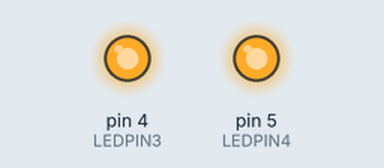
Bench run of a sketch on a simulated Arduino Uno, built with avr-gcc and run on an emulated ATmega328P. On the bench: output pins drawn as LEDs (lit = HIGH).

Above: at 0.12 s.
At 0.62 s:
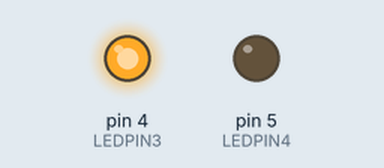
At 0.87 s:
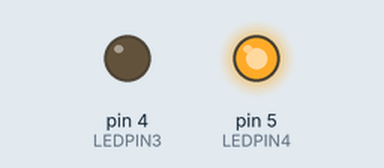
At 2.37 s:
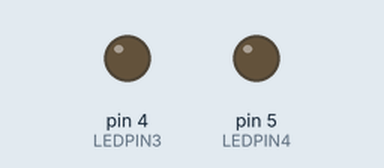
Timing chart, 0 to 3.0 s (numbered marks = the images above):
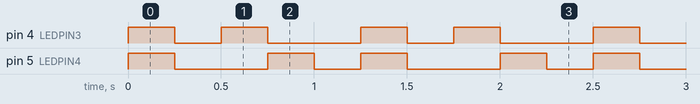

Measured:
- by itself, pin 4 (LEDPIN3): repeats every 1.3 s: LOW 0.25 s, HIGH 0.25 s, LOW 0.50 s, HIGH 0.25 s
- by itself, pin 5 (LEDPIN4): repeats every 1.3 s: LOW 0.50 s, HIGH 0.25 s, LOW 0.25 s, HIGH 0.25 s
- by itself, everything shown: repeats every 1.3 s, in 5 steps

The sketch:

led_example.ino
```cpp
const int LEDPIN3 = 4;
const int LEDPIN4 = 5;

void setup() {
  // put your setup code here, to run once:
  pinMode(LEDPIN3 , OUTPUT);
  pinMode(LEDPIN4 , OUTPUT);
}

void loop() {
  digitalWrite(LEDPIN3, HIGH);   // turn the LED on (HIGH is the voltage level)
  digitalWrite(LEDPIN4, HIGH);   // turn the LED on (HIGH is the voltage level)
  delay(250);                   // wait for a second
  digitalWrite(LEDPIN3, LOW);    // turn the LED off by making the voltage LOW
  digitalWrite(LEDPIN4, LOW);    // turn the LED off by making the voltage LOW
  delay(250);
  digitalWrite(LEDPIN3, HIGH);    // turn the LED on by making the voltage HIGH
  digitalWrite(LEDPIN4, LOW);    // turn the LED off by making the voltage LOW
  delay(250);
  digitalWrite(LEDPIN3, LOW);    // turn the LED off by making the voltage LOW
  digitalWrite(LEDPIN4, HIGH);    // turn the LED on by making the voltage HIGH
  delay(250);
  digitalWrite(LEDPIN3, LOW);    // turn the LED off by making the voltage LOW
  digitalWrite(LEDPIN4, LOW);    // turn the LED off by making the voltage LOW
  delay(250);

}
```
